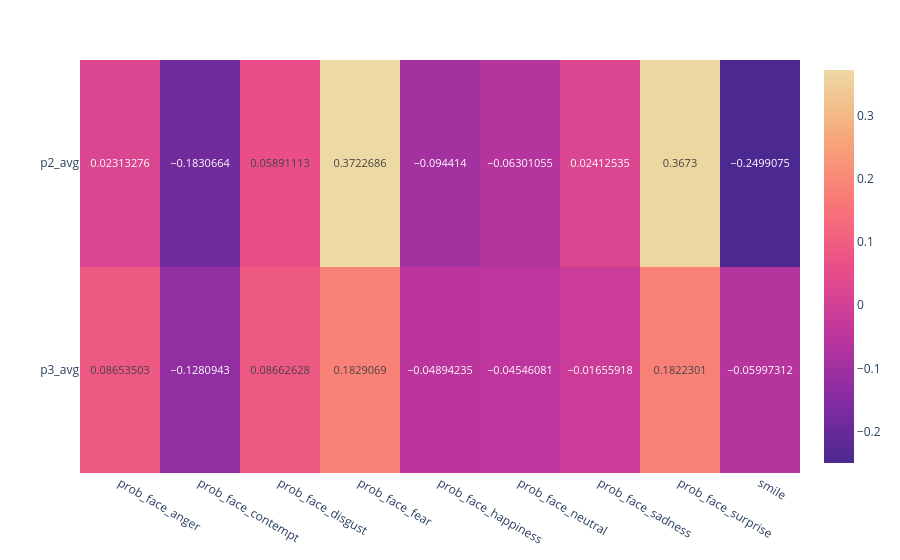

The code cell stored with this chart in its notebook:
### Code cell
fig_corr

### Figure 1 — Plotly figure (JSON) as saved in the notebook; plotly's stock layout.template omitted (floating-point values rounded to 4 significant figures)
{"data": [{"coloraxis": "coloraxis", "hovertemplate": "x: %{x}<br>y: %{y}<br>color: %{z}<extra></extra>", "name": "0", "texttemplate": "%{z}", "type": "heatmap", "x": ["prob_face_anger", "prob_face_contempt", "prob_face_disgust", "prob_face_fear", "prob_face_happiness", "prob_face_neutral", "prob_face_sadness", "prob_face_surprise", "smile"], "xaxis": "x", "y": ["p2_avg", "p3_avg"], "yaxis": "y", "z": [[0.02313, -0.1831, 0.05891, 0.3723, -0.09441, -0.06301, 0.02413, 0.3673, -0.2499], [0.08654, -0.1281, 0.08663, 0.1829, -0.04894, -0.04546, -0.01656, 0.1822, -0.05997]]}], "layout": {"coloraxis": {"colorscale": [[0, "rgb(75, 41, 145)"], [0.1667, "rgb(135, 44, 162)"], [0.3333, "rgb(192, 54, 157)"], [0.5, "rgb(234, 79, 136)"], [0.6667, "rgb(250, 120, 118)"], [0.8333, "rgb(246, 169, 122)"], [1, "rgb(237, 217, 163)"]]}, "margin": {"t": 60}, "xaxis": {"anchor": "y", "domain": [0, 1]}, "yaxis": {"anchor": "x", "autorange": "reversed", "domain": [0, 1]}}}
